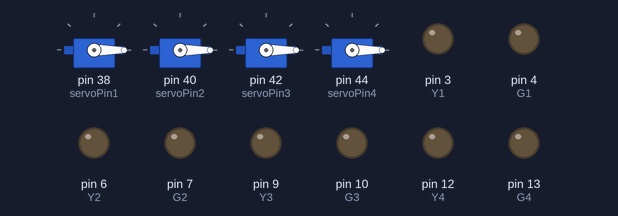
A sketch run on a simulated Arduino Mega 2560, built with avr-gcc and run on an emulated ATmega2560. Shown: 4 × servo, output pins drawn as LEDs (lit = HIGH). Pins used as bus, display or sensor lines are not drawn.

Above: at 0.1 s.
At 4.1 s:
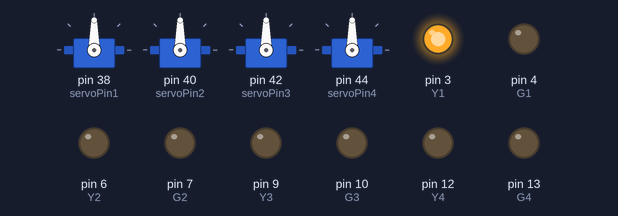
At 11.1 s:
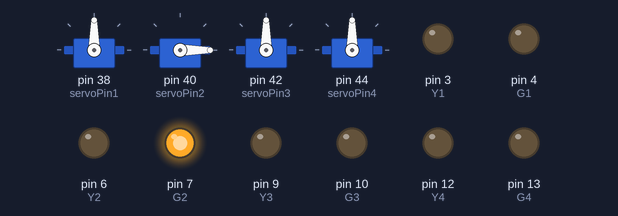
At 17.1 s:
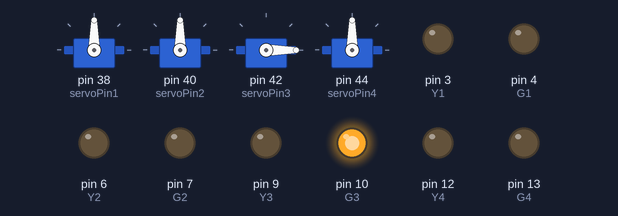
At 23.1 s:
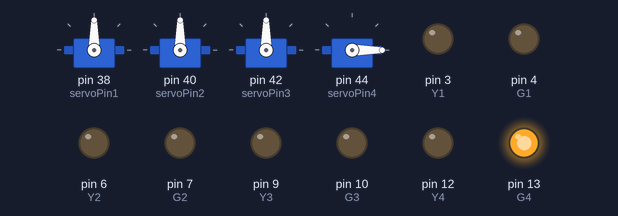
At 33.1 s:
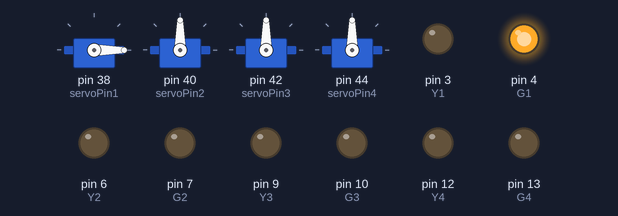
Timing chart, 0 to 40.0 s (numbered marks = the images above):
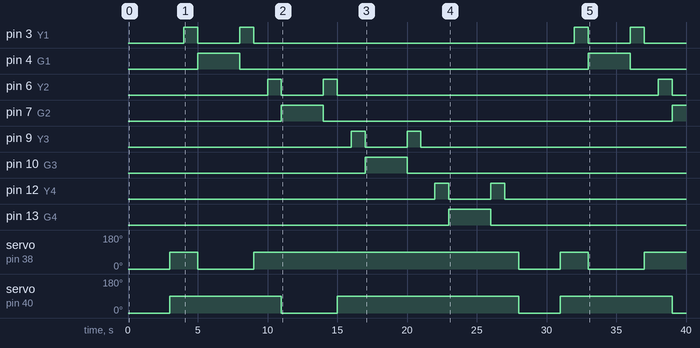

Measured:
- by itself, pin 3 (Y1): LOW → HIGH at 4.0 s, → LOW 1.0 s later, → HIGH 3.0 s later, → LOW 1.0 s later, … (8 changes in this stretch)
- by itself, pin 4 (G1): alternates HIGH for 3.0 s and LOW for 25.0 s
- by itself, pin 6 (Y2): goes HIGH 1.0 s, LOW 3.0 s, HIGH 1.0 s, LOW 23.0 s, HIGH 1.0 s, then LOW
- by itself, pin 7 (G2): LOW → HIGH at 11.0 s, → LOW 3.0 s later, → HIGH 25.0 s later
- by itself, pin 9 (Y3): LOW → HIGH at 16.0 s, → LOW 1.0 s later, → HIGH 3.0 s later, → LOW 1.0 s later, … (4 changes in this stretch)
- by itself, pin 10 (G3): LOW → HIGH at 17.0 s, → LOW 3.0 s later
- by itself, pin 12 (Y4): LOW → HIGH at 22.0 s, → LOW 1.0 s later, → HIGH 3.0 s later, → LOW 1.0 s later, … (4 changes in this stretch)
- by itself, pin 13 (G4): LOW → HIGH at 23.0 s, → LOW 3.0 s later

The sketch:

traffic_lights___boom_barrier_control.ino
```cpp
//----------------INITIALIZATIONS--------------------
// Servo motor
#include <Servo.h>
Servo servo1;
#define servoPin1 38
Servo servo2;
#define servoPin2 40
Servo servo3;
#define servoPin3 42
Servo servo4;
#define servoPin4 44

//Signal lights
int R1 = 2;
int Y1 = 3;
int G1 = 4;

int R2 = 5;
int Y2 = 6;
int G2 = 7;

int R3 = 8;
int Y3 = 9;
int G3 = 10;

int R4 = 11;
int Y4 = 12;
int G4 = 13;


//----------------SETUP--------------------

void setup()

{
   // Servo Motors
  servo1.attach(servoPin1);
  servo2.attach(servoPin2);
  servo3.attach(servoPin3);
  servo4.attach(servoPin4);

  // Traffic lights
  pinMode(R1, OUTPUT);
  pinMode(Y1, OUTPUT);
  pinMode(G1, OUTPUT);

  pinMode(R2, OUTPUT);
  pinMode(Y2, OUTPUT);
  pinMode(G2, OUTPUT);

  pinMode(R3, OUTPUT);
  pinMode(Y3, OUTPUT);
  pinMode(G3, OUTPUT);

  pinMode(R4, OUTPUT);
  pinMode(Y4, OUTPUT);
  pinMode(G4, OUTPUT);

}


//-------------------LOOP------------------

void loop()
{
  // All the traffic is halted so that all the pedestrains can pass
  digitalWrite(R1, HIGH);
  digitalWrite(R2, HIGH);
  digitalWrite(R3, HIGH);
  digitalWrite(44, HIGH);

  servo1.write(0);
  servo2.write(0);
  servo3.write(0);
  servo4.write(0);
  delay(3000);

  digitalWrite(R1, LOW);
  digitalWrite(R2, LOW);
  digitalWrite(R3, LOW);
  digitalWrite(R4, LOW);

  servo1.write(90);
  servo2.write(90);
  servo3.write(90);
  servo4.write(90);
  delay(1000);

  digitalWrite(R1, HIGH);
  digitalWrite(R2, HIGH);
  digitalWrite(R3, HIGH);
  digitalWrite(R4, HIGH);

  //Lane 1 traffic lights & boom barrier control
  digitalWrite(Y1, HIGH);
  digitalWrite(R1, LOW);
  digitalWrite(G1, LOW);
  delay(1000);
  digitalWrite(Y1, LOW);
  digitalWrite(R1, LOW);
  digitalWrite(G1, HIGH);
  servo1.write(0);
  delay(3000);
  digitalWrite(Y1, HIGH);
  digitalWrite(R1, LOW);
  digitalWrite(G1, LOW);
  delay(1000);
  digitalWrite(Y1, LOW);
  digitalWrite(R1, HIGH);
  digitalWrite(G1, LOW);
  servo1.write(90);
  delay(1000);

  //Lane 2 traffic lights & boom barrier control
  digitalWrite(Y2, HIGH);
  digitalWrite(R2, LOW);
  digitalWrite(G2, LOW);
  delay(1000);
  digitalWrite(Y2, LOW);
  digitalWrite(R2, LOW);
  digitalWrite(G2, HIGH);
  servo2.write(0);
  delay(3000);
  digitalWrite(Y2, HIGH);
  digitalWrite(R2, LOW);
  digitalWrite(G2, LOW);
  delay(1000);
  digitalWrite(Y2, LOW);
  digitalWrite(R2, HIGH);
  digitalWrite(G2, LOW);
  servo2.write(90);
  delay(1000);

  //Lane 3 traffic lights & boom barrier control
  digitalWrite(Y3, HIGH);
  digitalWrite(R3, LOW);
  digitalWrite(G3, LOW);
  delay(1000);
  digitalWrite(Y3, LOW);
  digitalWrite(R3, LOW);
  digitalWrite(G3, HIGH);
  servo3.write(0);
  delay(3000);
  digitalWrite(Y3, HIGH);
  digitalWrite(R3, LOW);
  digitalWrite(G3, LOW);
  delay(1000);
  digitalWrite(Y3, LOW);
  digitalWrite(R3, HIGH);
  digitalWrite(G3, LOW);
  servo3.write(90);
  delay(1000);

  //Lane 4 traffic lights & boom barrier control
  digitalWrite(Y4, HIGH);
  digitalWrite(R4, LOW);
  digitalWrite(G4, LOW);
  delay(1000);
  digitalWrite(Y4, LOW);
  digitalWrite(R4, LOW);
  digitalWrite(G4, HIGH);
  servo4.write(0);
  delay(3000);
  digitalWrite(Y4, HIGH);
  digitalWrite(R4, LOW);
  digitalWrite(G4, LOW);
  delay(1000);
  digitalWrite(Y4, LOW);
  digitalWrite(R4, HIGH);
  digitalWrite(G4, LOW);
  servo4.write(90);
  delay(1000);
}
```
